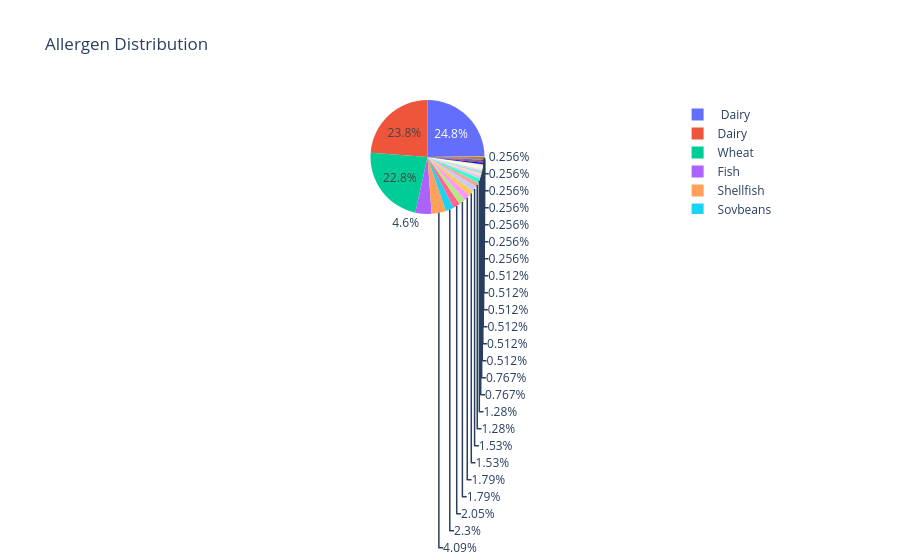

Notebook cell for this chart:
### Code cell
#Pie Chart of Allergen Distribution:
allergen_counts = df['Allergens'].str.split(',', expand=True).stack().value_counts().reset_index()
allergen_counts.columns = ['Allergen', 'Count']

fig = px.pie(allergen_counts, names='Allergen', values='Count', title='Allergen Distribution')
fig.show()

### Figure 1 — Plotly figure (JSON) as saved in the notebook; plotly's stock layout.template omitted (floating-point values rounded to 4 significant figures)
{"data": [{"domain": {"x": [0, 1], "y": [0, 1]}, "hovertemplate": "Allergen=%{label}<br>Count=%{value}<extra></extra>", "labels": [" Dairy", "Dairy", "Wheat", "Fish", "Shellfish", "Soybeans", " Soybeans", " Wheat", " Eggs", "Milk", "Eggs", " Nuts", "Peanuts", "Pine nuts", " Cocoa", " Pork", " Strawberries", "Almonds", " Fish", " Celery", "Chicken", " Coconut", "Oats", " Mustard", " Ghee", "Rice", " Anchovies", " Alcohol"], "legendgroup": "", "name": "", "showlegend": true, "type": "pie", "values": [97, 93, 89, 18, 16, 9, 8, 7, 7, 6, 6, 5, 5, 3, 3, 2, 2, 2, 2, 2, 2, 1, 1, 1, 1, 1, 1, 1]}], "layout": {"autosize": true, "legend": {"tracegroupgap": 0}, "title": {"text": "Allergen Distribution"}}}
